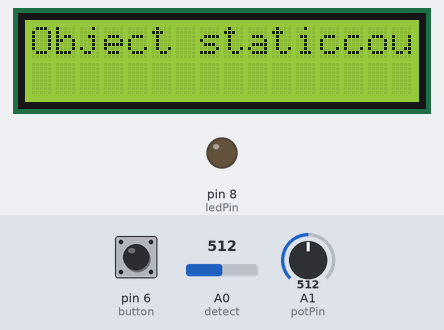
Simulated run of this sketch. Board: Arduino Uno, built with avr-gcc and run on an emulated ATmega328P. On the bench: 16×2 character LCD, output pins drawn as LEDs (lit = HIGH). The inputs (shaded band) are chosen by the test bench; at power-on: A0 (detect) = 512, pin 6 (button) LOW, A1 (potPin) = 512. What the sketch prints to the serial monitor is not drawn.

Above: at 4.1 s.
4.2 s: A0 (detect) set to 90
At 5.4 s:
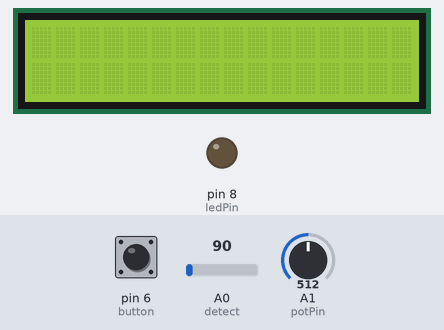
5.7 s: A0 (detect) set to 110
At 5.94 s:
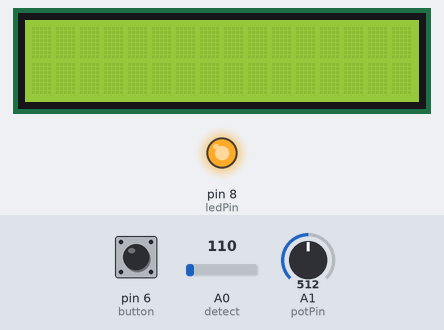
9.1 s: A0 (detect) set to 0
At 10.0 s:
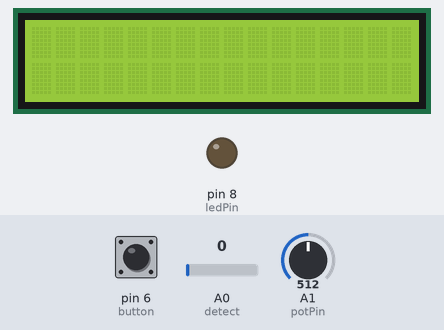
Timing chart, 0 to 12.1 s (numbered marks = the images above; inputs shaded):
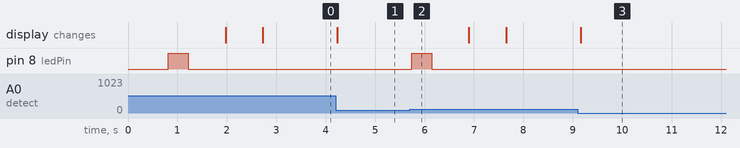

The sketch:

counter_LCD.ino
```cpp
/*
 Created by Rui Santos

 All the resources for this project:
 http://randomnerdtutorials.com/

 Based on some Arduino code examples
*/

// include the library code
#include <LiquidCrystal.h>

// initialize the library with the numbers of the interface pins
LiquidCrystal lcd(12, 11, 5, 4, 3, 2);
int potPin = A1;       // Analog pin 0 for the LED brightness potentiometer
//int ledPin = 6;        // LED Digital Pin with PWM
int potValue = 0;      // variable to store the value coming from the potentiometer
int brightness = 0;    // converts the potValue into a brightness
int pBari = 0;         // progress bar
int i = 0;             // foor loop
int count = 0;
int detect = A0;
//int buzzer  = 8;
int ledPin = 8;
int button = 6;
int object1 ;
int object2 ;
int object3 ;
int object4 ;

//progress bar character for brightness
byte pBar[8] = {
  B11111,
  B11111,
  B11111,
  B11111,
  B11111,
  B11111,
  B11111,
};

void setup() {
  // setup our led as an OUTPUT
  pinMode(ledPin, OUTPUT);
  // set up the LCD's number of columns and rows:
  lcd.begin(16, 2);
  // Print a message to the LCD
  lcd.print("Start Counter");
  //Create the progress bar character
  lcd.createChar(0, pBar);
  pinMode(button ,INPUT);
//pinMode(ledPin,OUTPUT);
//pinMode(buzzer,OUTPUT);
Serial.begin(9600);
Serial.println("Start your counting");

}

void loop() {
  // clears the LCD screen
  lcd.clear();
  // Print a message to the LCD
  //lcd.print(" Start Counter");
  //delay(750);
  //lcd.clear();
  //set the cursor to line number 2
  lcd.setCursor(0,1);
  // read the value from the potentiometer
  potValue = analogRead(potPin);
  // turns the potValue into a brightness for the LED
  brightness=map(potValue, 0, 1024, 0, 255);
  //lights up the LED according to the bightness
  analogWrite(ledPin, brightness);
  // turns the brighness into a percentage for the bar
  pBari=map(brightness, 0, 255, 0, 17);
  //prints the progress bar
 // for (i=0; i < pBari; i++)
  //{
   // lcd.setCursor(i, 1);
    //lcd.write(byte(0));
  //}
  // delays 750 ms
  delay(750);
  back:
    int object = analogRead(detect);
    int b=digitalRead(button);
    object1 = object;
    object2 = object1;
    int back;


   if ( (object2>100) && (object3>100) && (object4>100)){
    //count = 00000;

    Serial.println("Object static");
    lcd.print("Object static");
    lcd.print("count:");
    lcd.print(count);
    delay(750);
    lcd.clear();
    Serial.print("Current Counter:" );
    Serial.println(count);
    //delay(1000);
    goto back;

   }

    if (object >= 100){
      objectisthere();
    }
    if (count == 10){
      count = 0;
      Serial.println("-------------------");
      Serial.println("");
      Serial.println("Start the new counting");
      Serial.print("Counter: ");
      Serial.println(count);
    }
    object3 = object2;
    object4 = object3;
    //delay(100);

}
void objectisthere()
{
  digitalWrite(ledPin,HIGH);
  //tone(buzzer,5600,300);
  count =count + 1;
  Serial.print("Counter:");
  Serial.println(count);
  delay(400);
  digitalWrite(ledPin,LOW);

}
```

Measured:
- after the input at 4.2 s, the display: changes at once (image 1)
- after the input at 5.7 s, pin 8 (ledPin): LOW → HIGH at once, → LOW 0.40 s later
- after the input at 9.1 s, the display: changes after 0.06 s (image 3)
